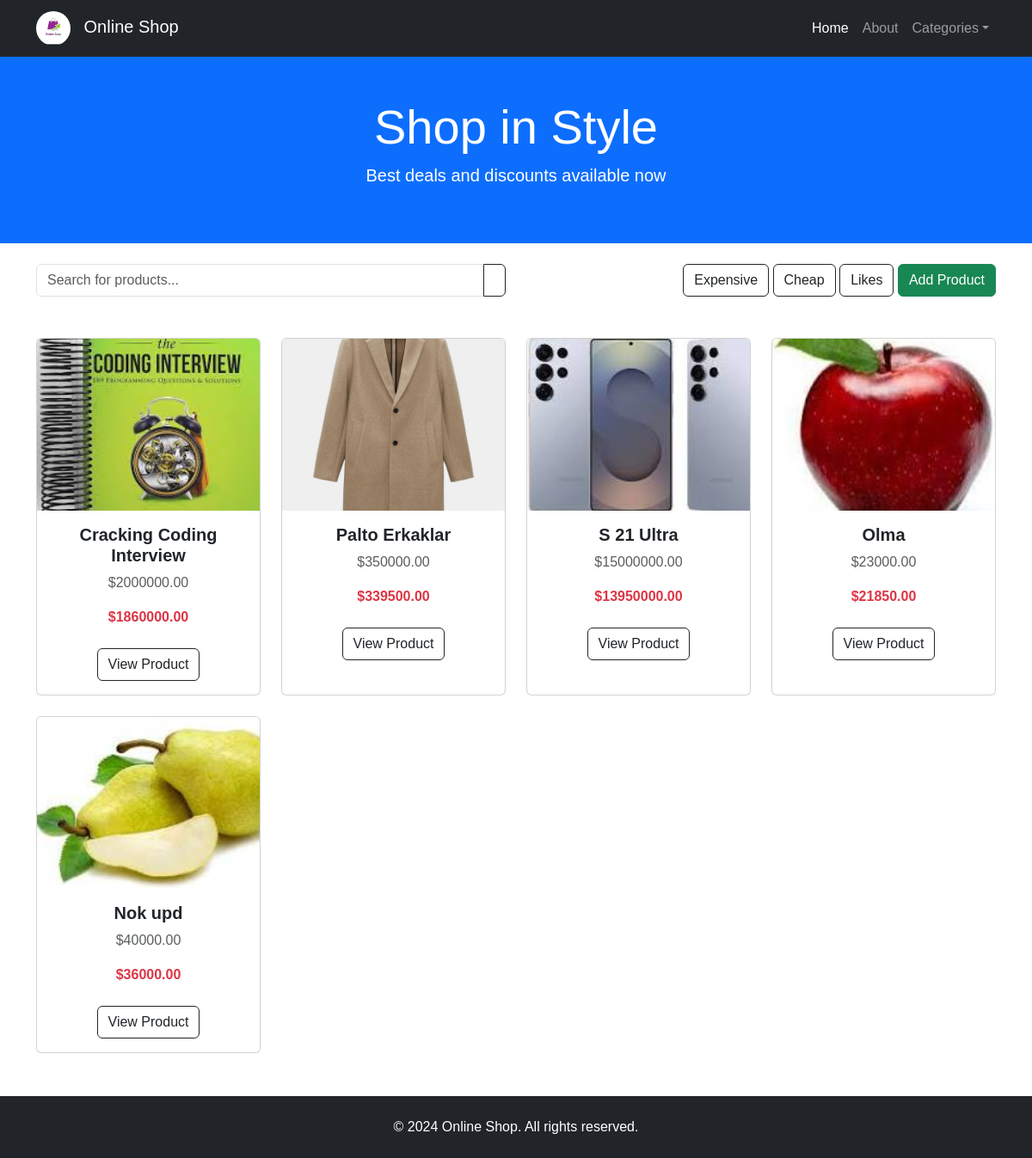
/shop/home/, run on an earlier commit of the app's database.
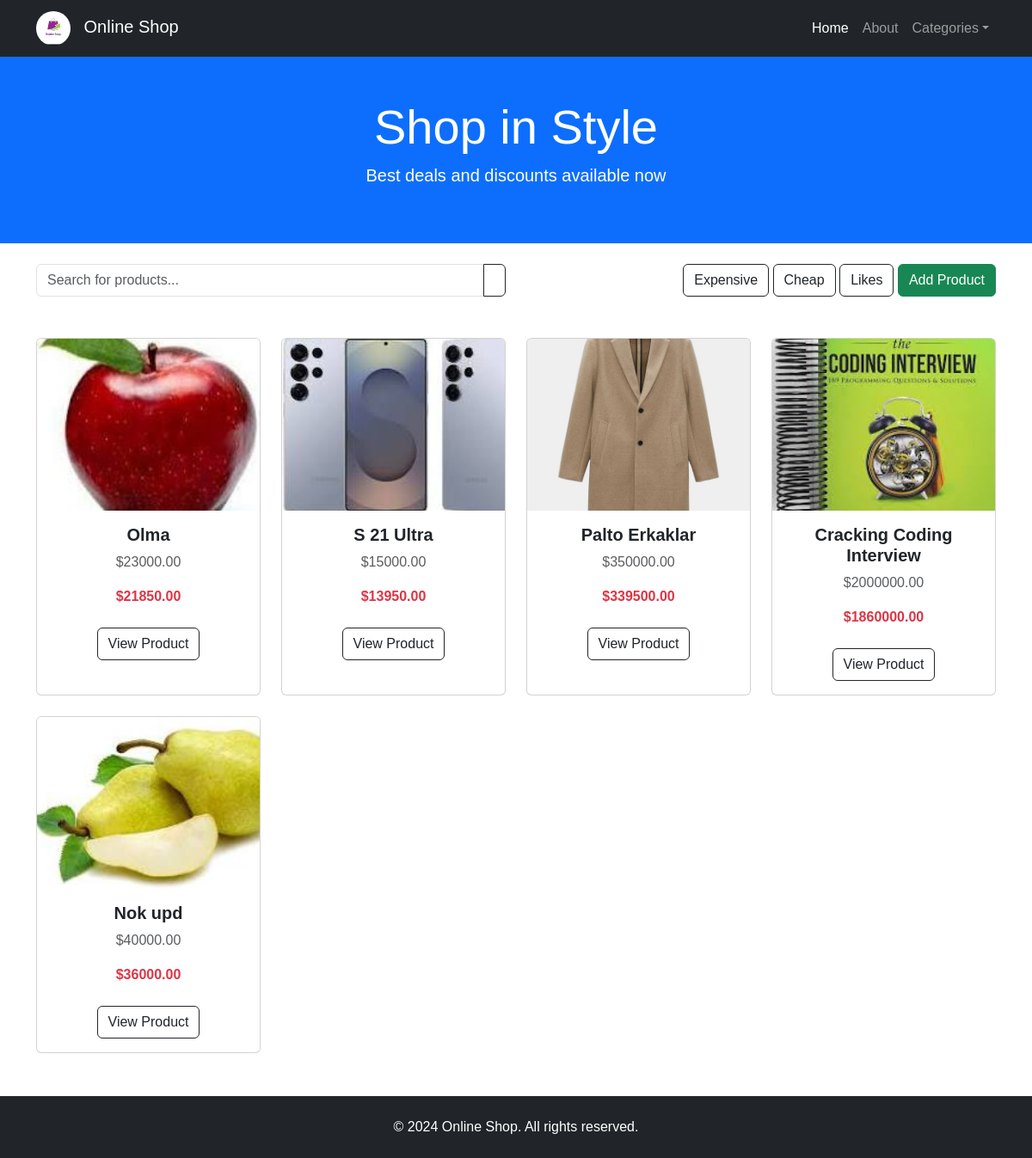
And on a later commit of the database.
### shop/models.py (models this page shows, shortened)
class BaseModel(models.Model):
    created_at = models.DateTimeField(auto_now_add=True)
    updated_at = models.DateTimeField(auto_now=True)
    class Meta:
        abstract = True

class Product(BaseModel):
    class RatingChoice(models.IntegerChoices):
        ONE = 1
        TWO = 2
        THREE = 3
        FOUR = 4
        FIVE = 5
    name = models.CharField(max_length=255, unique=True)
    description = models.TextField(null=True, blank=True)
    price = models.DecimalField(max_digits=14, decimal_places=2)
    image = models.ImageField(upload_to='images/')
    discount = models.PositiveIntegerField(default=0)
    category = models.ForeignKey(Category, on_delete=models.CASCADE, related_name='products')
    rating = models.PositiveIntegerField(choices=RatingChoice.choices, default=RatingChoice.ONE.value)
    quantity = models.PositiveIntegerField(default=1)
    @property
    def discounted_price(self):
        if self.discount > 0:
            self.price = self.price * Decimal(1 - self.discount / 100)
        return Decimal(f'{self.price}').quantize(Decimal('0.00'))

### shop/views.py (the view)
# urls.py: path('home/', index, name='index'),
def index(request):
    query = request.GET.get('q', '')
    products = Product.objects.all().order_by('-updated_at')
    if query:
        products = Product.objects.filter(name__icontains=query)
    categories = Category.objects.all().order_by('-updated_at')
    return render(request, 'shop/home.html',  context={'products': products, 'categories': categories})

### shop/templates/shop/home.html (shortened to what this page needs)
{% load static %}
<!DOCTYPE html>
<html lang="en">
<head>
    <link href="https://cdn.jsdelivr.net/npm/bootstrap@5.3.0/dist/css/bootstrap.min.css" rel="stylesheet">
    <link href="{% static 'css/styles.css' %}" rel="stylesheet">
</head>
<body>
<nav class="navbar navbar-expand-lg navbar-dark bg-dark">
    <div class="container">
        <a class="navbar-brand" href="{% url 'index' %}">
            <img src="{% static 'shop/assets/logo.png' %}" alt="Logo" height="40" class="rounded-circle">
            Online Shop
        </a>
        <div class="collapse navbar-collapse" id="navbarNav">
            <ul class="navbar-nav ms-auto">
                <li class="nav-item"><a class="nav-link active" href="{% url 'index' %}">Home</a></li>
                <li class="nav-item"><a class="nav-link" href="#">About</a></li>
                <li class="nav-item dropdown">
                    <a class="nav-link dropdown-toggle" href="#" data-bs-toggle="dropdown">Categories</a>
                </li>
            </ul>
        </div>
    </div>
</nav>
<header class="bg-primary text-white text-center py-5">
    <div class="container">
        <h1 class="display-4">Shop in Style</h1>
        <p class="lead">Best deals and discounts available now</p>
    </div>
</header>
<div class="container mt-4">
    <div class="row">
        <div class="col-md-6">
            <form class="input-group">
                <input type="text" name="q" class="form-control" placeholder="Search for products...">
                <button class="btn btn-outline-dark" type="submit">
                </button>
            </form>
        </div>
        <div class="col-md-6 text-md-end mt-2 mt-md-0">
            <a class="btn btn-outline-dark" href="#">Expensive</a>
            <a class="btn btn-outline-dark" href="#">Cheap</a>
            <a class="btn btn-outline-dark" href="#">Likes</a>
            <a href="{% url 'product_create' %}" class="btn btn-success">Add Product</a>
        </div>
    </div>
</div>
<section class="container mt-5">
    <div class="row g-4">
        {% for product in products %}
        <div class="col-sm-6 col-md-4 col-lg-3">
            <div class="card h-100">
                <img src="{{ product.image.url }}" class="card-img-top" alt="{{ product.name }}">
                <div class="card-body text-center">
                    <h5 class="fw-bold">{{ product.name }}</h5>
                    <p class="text-muted">${{ product.price }}</p>
                    <p class="fw-bold text-danger">${{ product.discounted_price }}</p>
                    <a href="{% url 'product_detail' product.id %}" class="btn btn-outline-dark mt-2">View Product</a>
                </div>
            </div>
        </div>
        {% empty %}
            <p class="text-center">No products found.</p>
        {% endfor %}
    </div>
</section>
<footer class="bg-dark text-white text-center py-4">
    <p class="mb-0">&copy; 2024 Online Shop. All rights reserved.</p>
</footer>
</body>
</html>

What changed in the data, as far as the page shows it:
changed Product "Olma": moves up the list
changed Product "S 21 Ultra": price "15000000.00" → "15000.00"; discounted_price "13950000.00" → "13950.00"; moves up the list
changed Product "Palto Erkaklar": moves down the list
